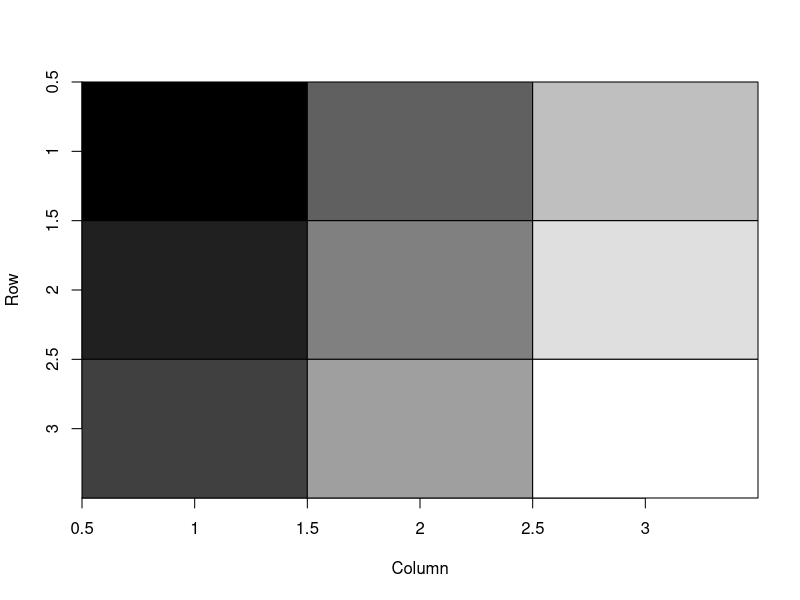

Generate this figure with R: (Note: this script raises an error after producing the figure.)
## tRNA plots
library(plotrix)

d <- data.frame(a = c(1,2,3), b = c(4,5,6), c = c(7,8,9))
color2D.matplot(d)
# alignments (examples at least)
# colour-coded matrix

############
library(reshape)
library(ggplot2)
library(scales)

data <- structure(list(people = structure(c(2L, 3L, 1L, 4L), 
                                          .Label = c("bill", "mike", "sue", "ted"), 
                                          class = "factor"), 
                       apple = c(1L, 0L, 3L, 1L), 
                       orange = c(0L, 0L, 3L, 1L), 
                       peach = c(6L, 1L, 1L, 0L)), 
                  .Names = c("people", "apple", "orange", "peach"),
                  class = "data.frame", 
                  row.names = c(NA, -4L))
data.m <- melt(data)
data.m <- ddply(data.m, .(variable), transform, rescale = rescale(value))
p <- ggplot(data.m, aes(variable, people)) + 
  geom_tile(aes(fill = rescale), colour = "white") 
p + scale_fill_gradient(low = "white", high = "steelblue")

##############
distances <- read.csv("./trna_split/20aa/distances.csv")
LAwidth <- read.csv("./trna_split/20aa/LAwidth.csv")

distances.m <- melt(distances)
#ggplot(distances.m, aes(variable, X)) + geom_tile(aes(fill = value), colour = "white") + scale_fill_gradient(low = "white", high = "steelblue")
ggplot(distances.m, aes(variable, X)) + geom_tile(aes(fill = value), colour = "white") + scale_fill_gradient2(low = "red", mid = "white", high = "blue", midpoint = 8, breaks = c(1,8,80)) + theme(axis.title.x=element_blank(), axis.title.y=element_blank(), axis.text.x = element_text(angle = 90, hjust = 1)) + ggtitle("distances")
ggsave(file = "/Users/kasia/Documents/PhD/scripts/tRNAs/plots/distances.png")

LAwidth.m <- melt(LAwidth)
#ggplot(LAwidth.m, aes(variable, X)) + geom_tile(aes(fill = value), colour = "white") + scale_fill_gradient(low = "white", high = "steelblue")
ggplot(LAwidth.m, aes(variable, X)) + geom_tile(aes(fill = value), colour = "white") + scale_fill_gradient2(low = "blue", mid = "white", high = "red", midpoint = 15, breaks = c(1,15,80)) + theme(axis.title.x=element_blank(), axis.title.y=element_blank(), axis.text.x = element_text(angle = 90, hjust = 1)) + ggtitle("local alignment width")
ggsave(file = "/Users/kasia/Documents/PhD/scripts/tRNAs/plots/LAwidth.png")

## plot Gly_XXX 40-47
glyd <- distances[40:47,41:48]
glyd$X <- colnames(glyd)
glyd.m <- melt(glyd)

ggplot(glyd.m, aes(variable, X)) + geom_tile(aes(fill = value), colour = "white") + scale_fill_gradient2(low = "red", mid = "white", high = "blue", midpoint = 8, breaks = c(1,8,80)) + theme(axis.title.x=element_blank(), axis.title.y=element_blank(), axis.text.x = element_text(angle = 90, hjust = 1)) + ggtitle("distances, Gly")
ggsave(file = "./plots/gly_distances.png")

glyw <- LAwidth[40:47,41:48]
glyw$X <- colnames(glyw)
glyw.m <- melt(glyw)

ggplot(glyw.m, aes(variable, X)) + geom_tile(aes(fill = value), colour = "white") + scale_fill_gradient2(low = "blue", mid = "white", high = "red", midpoint = 15, breaks = c(1,15,80)) + theme(axis.title.x=element_blank(), axis.title.y=element_blank(), axis.text.x = element_text(angle = 90, hjust = 1)) + ggtitle("local alignment width, Gly")
ggsave(file = "./plots/gly_LAwidth.png")
